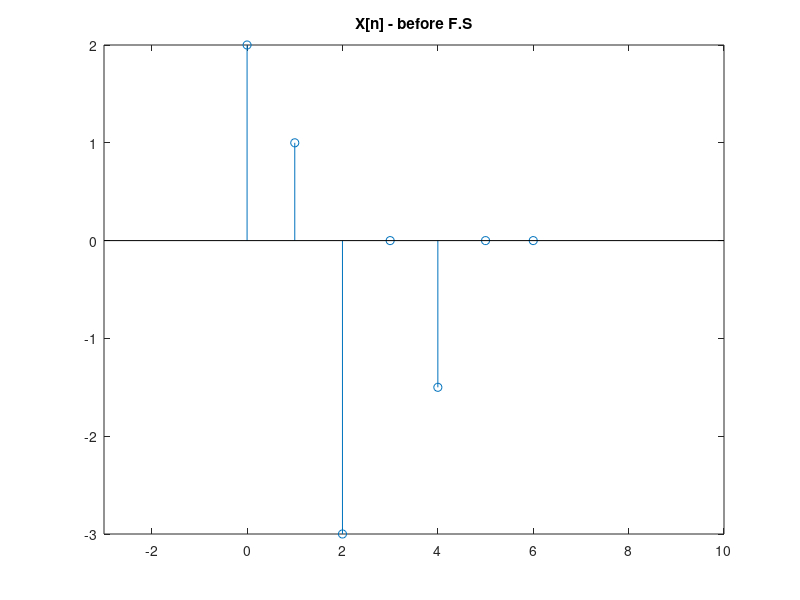
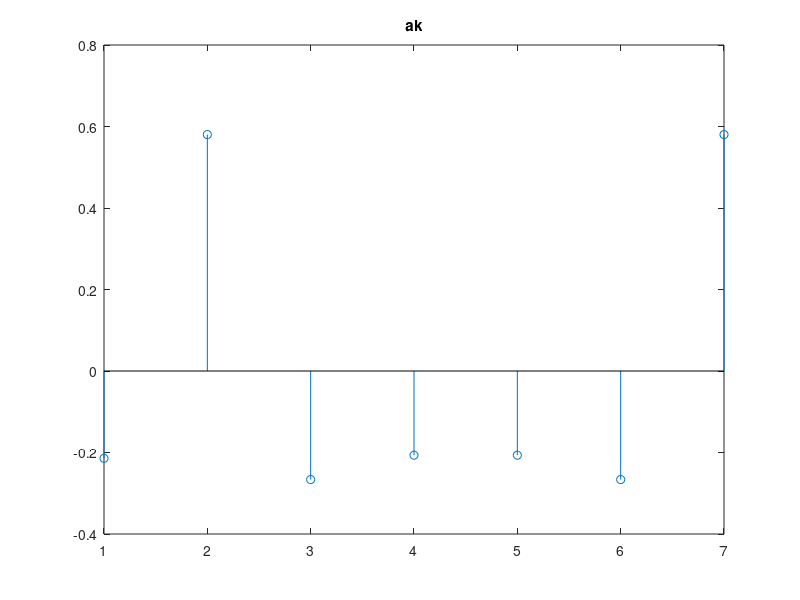
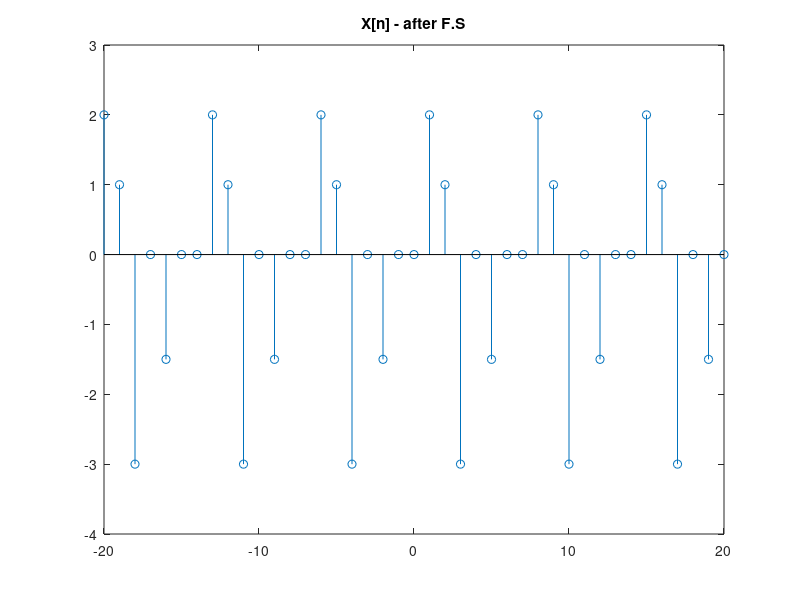

These charts were generated, in order, by the following MATLAB code:
clc; clear all;
k=0;
xt=zeros(1,7);
xt(1)=2;
xt(2)=1;
xt(3)=-3;
xt(5)=(-3/2);
n=0:5;
N=7;
z=20;
figure;
stem([0:6],xt);
xlim([-3 10]);
title("X[n] - before F.S")
for k=1:N
    sumi=0;
    for n1=1:N
        sumi=sumi+xt(n1)*exp(-j*(k-1)*2*pi*n1/N);
    end
     ak(k)=sumi/N;
end
figure;
stem(ak);
title("ak")
s=0;
z2=20;
for n2=-z2:z2
    sumi2=0;
    s=s+1;
    for k=1:N
    sumi2=sumi2+ak(k)*exp(j*(k-1)*2*pi*n2/N);
    end
    xt2(s)=sumi2;
end
figure;
stem((-z2:z2),xt2);
title("X[n] - after F.S")

